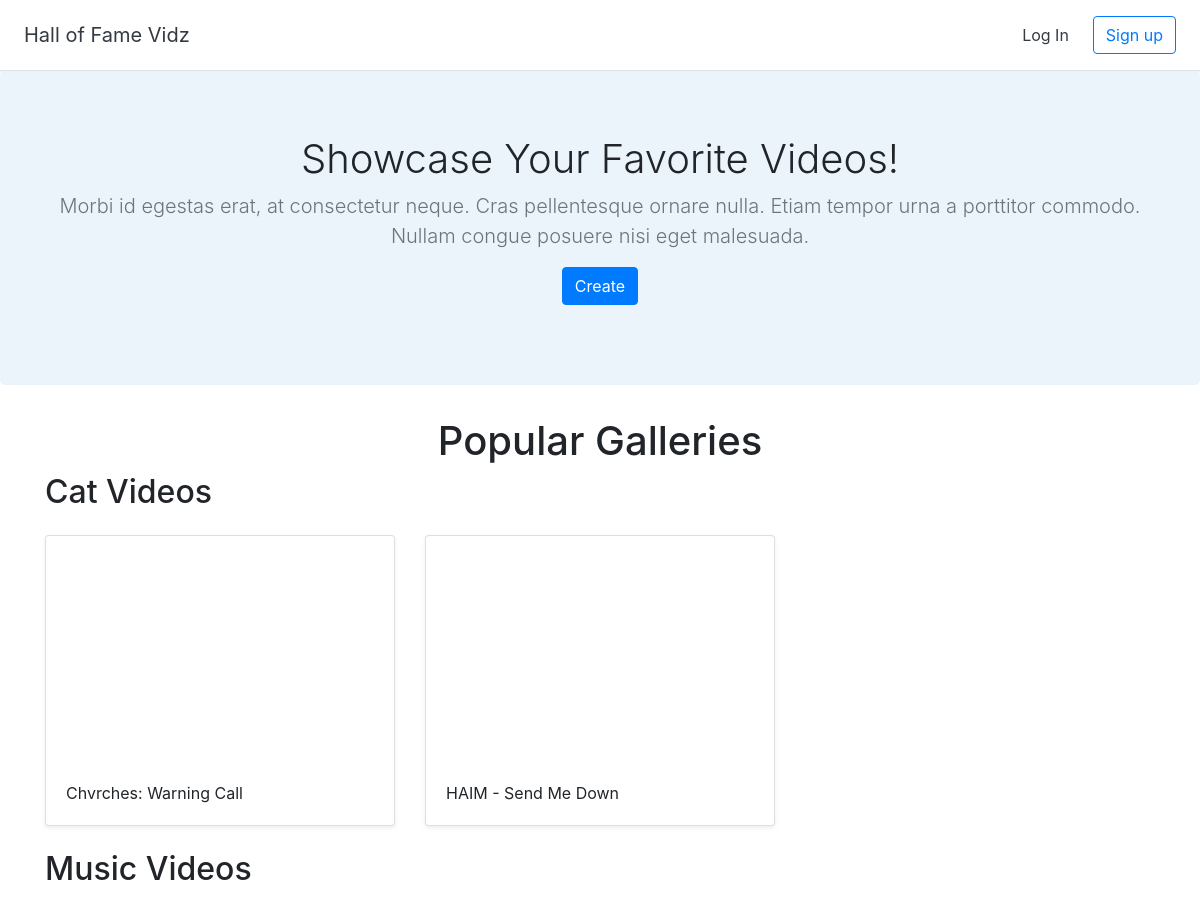
Before: / (upper part) with the older database file.
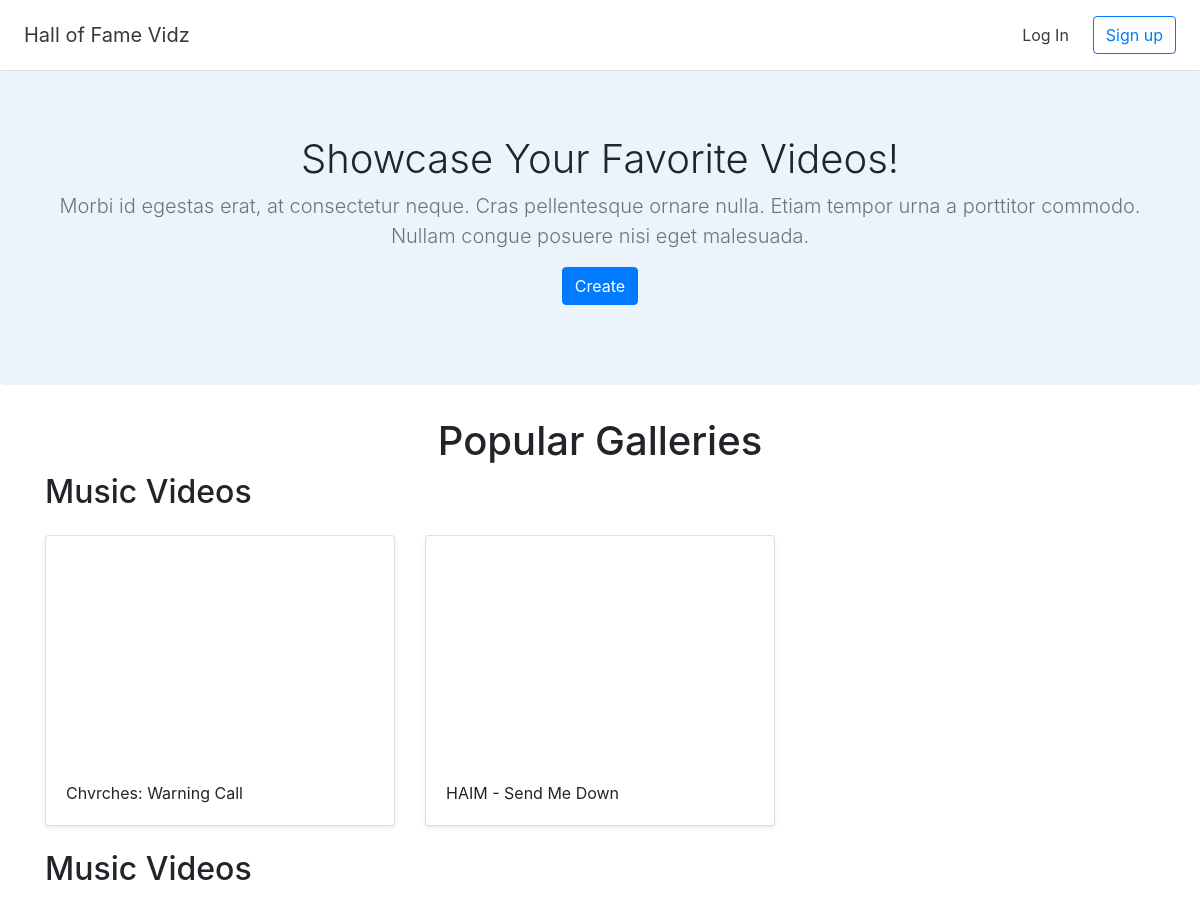
After: the same page with the newer database file.
### halls/models.py (models this page shows)
class Hall(models.Model):
	title = models.CharField(max_length=255)
	user = models.ForeignKey(User, on_delete=models.CASCADE)

### halls/views.py (the view)
# urls.py: path('', views.home, name='home'),
def home(request):
	recent_halls = Hall.objects.all().order_by('-id')[:3]
	popular_halls = [Hall.objects.get(pk=1), Hall.objects.get(pk=4), Hall.objects.get(pk=5)]
	return render(request, 'halls/home.html', {'recent_halls':recent_halls, 'popular_halls':popular_halls})

### halls/templates/halls/home.html (shortened to what this page needs)
{% extends 'halls/base.html' %}
{% block content %}
<section class="jumbotron text-center">
	<div class="conatainer">
		<h1 class="jumbotron-heading">Showcase Your Favorite Videos!</h1>
		<p class="lead text-muted">Morbi id egestas erat, at consectetur neque. Cras pellentesque ornare nulla. Etiam tempor urna a porttitor commodo. Nullam congue posuere nisi eget malesuada. </p>
		<p><a href="{% url 'create_hall' %}" class="btn btn-primary">Create</a></p>
	</div>
</section>
<div class="container">
	<h1 class="text-center">Popular Galleries</h1>
	{% for hall in popular_halls %}
	<h2><a href="{% url 'detail_hall' hall.id%}"></a>{{ hall.title }}</h2>
		<div class="row">
			{% for video in hall.video_set.all %}
				<div class="col-md-4 mt-3">
					<div class="card mb-4 shadow-sm">
						<iframe width="100%" height="225" src="https://www.youtube.com/embed/'{{ video.youtube_id }}" frameborder="0" allow="accelerometer; autoplay; encrypted-media; gyroscope; picture-in-picture" allowfullscreen></iframe>
						<div class="card-body">
							<p class="card-text">{{ video.title }}</p>
						</div>
					</div>
				</div>
			{% endfor %}
		</div>
	{% endfor %}
</div>
{% endblock %}

Changed rows visible on the page:
changed Hall (number 1 of 2 on the later page): title "Cat Videos" → "Music Videos"
